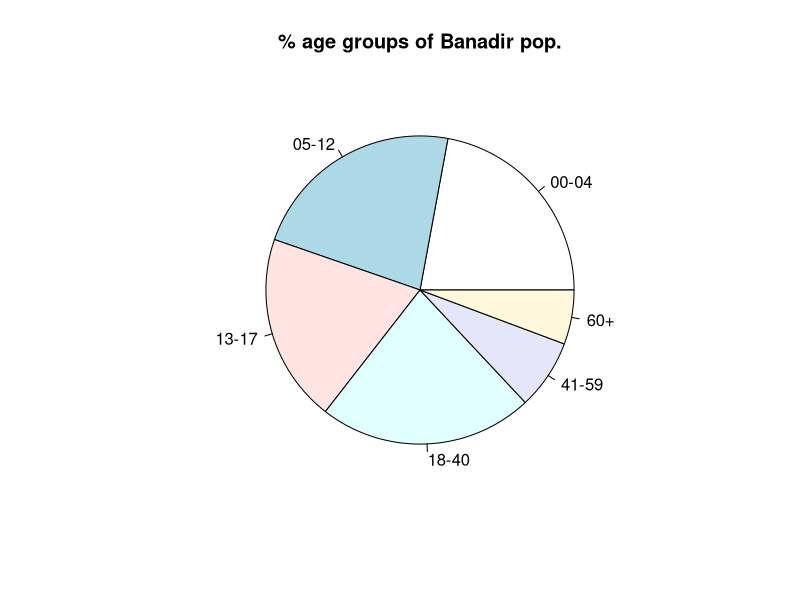
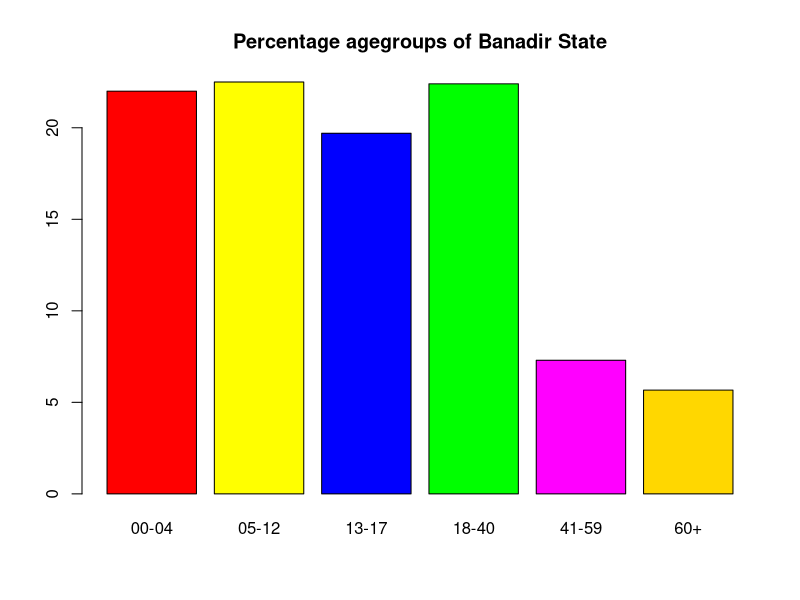
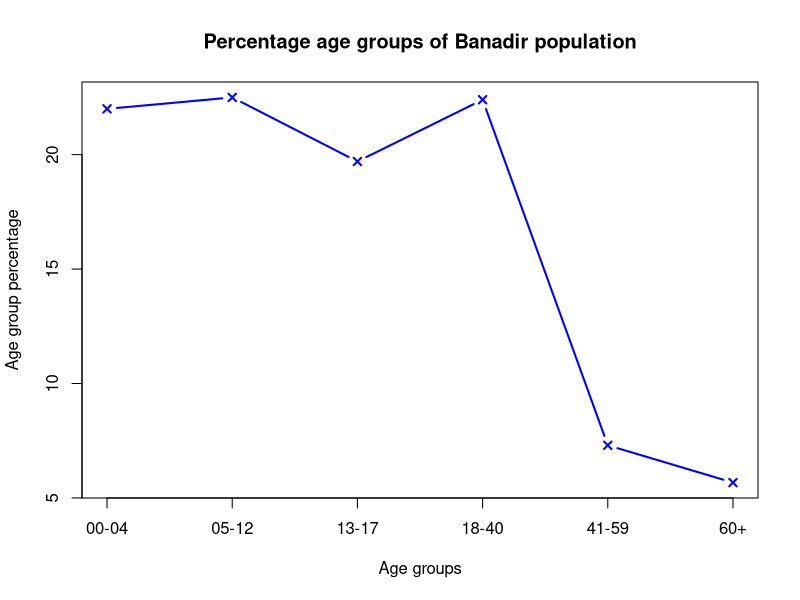
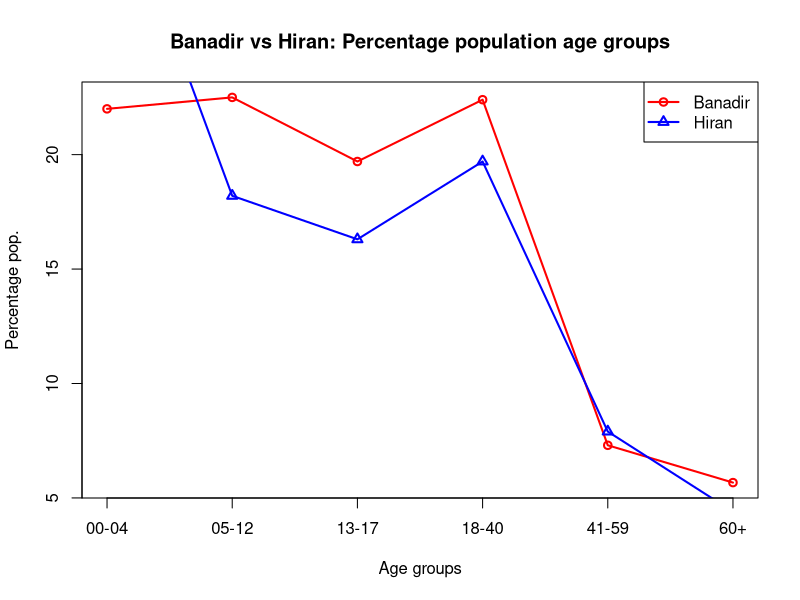
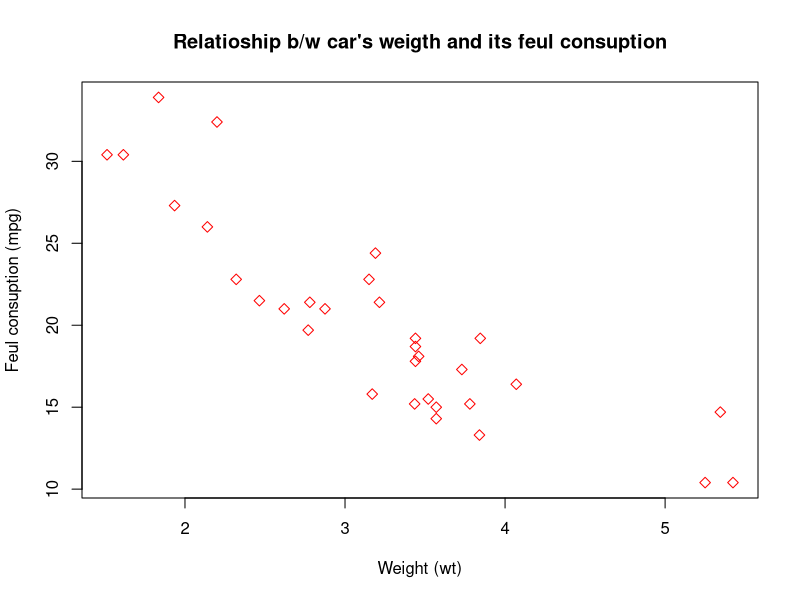
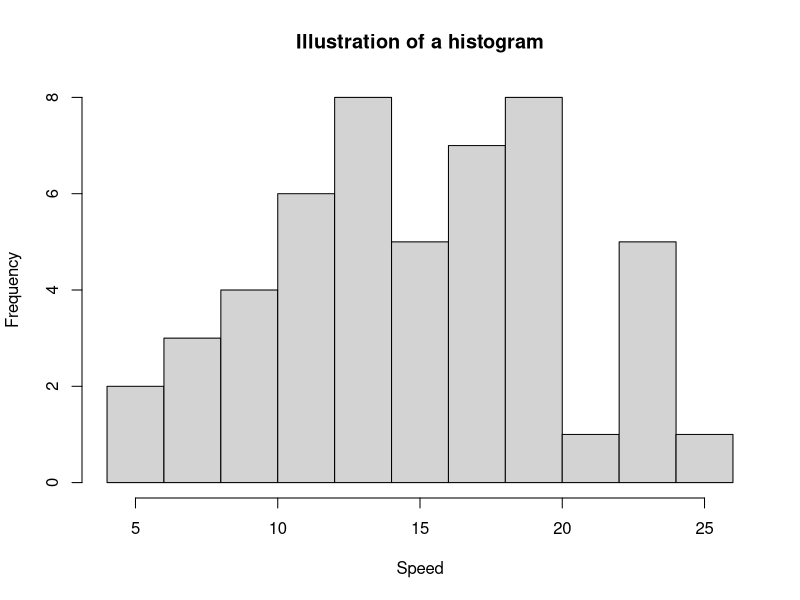
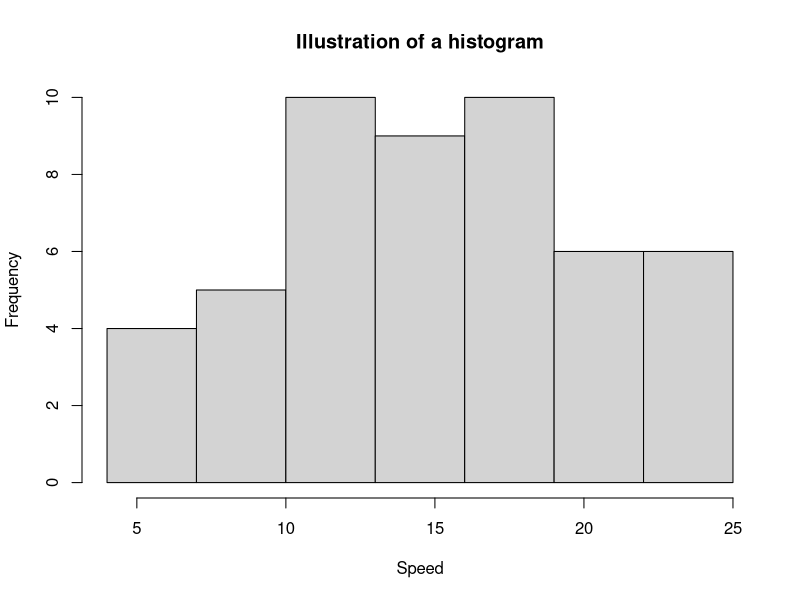
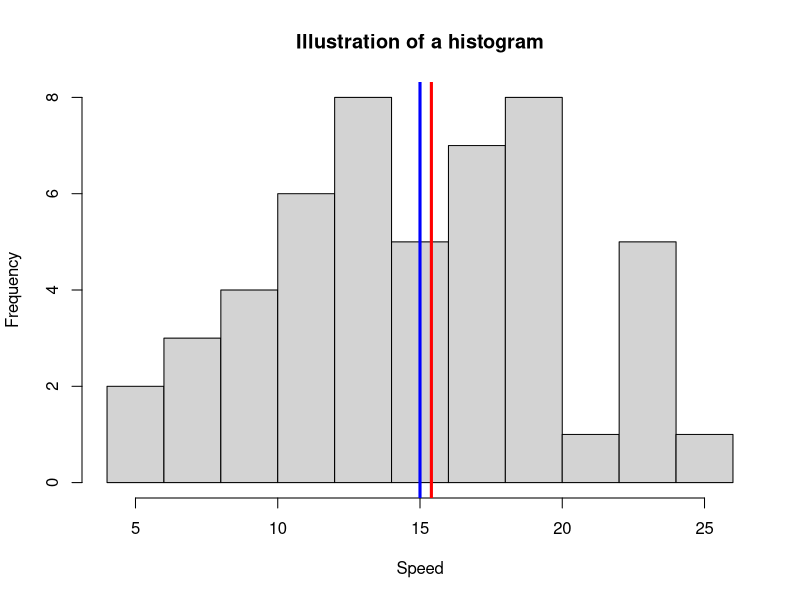

R code for these plots, in order:
## ---- chunk 1
knitr::opts_chunk$set(echo = TRUE)
## ---- chunk 2
# # source: https://data.humdata.org/group/som?ext_cod=1#dataset-filter-start
Percentage = c(22, 22.5,	19.7,	22.4,	7.3, 5.67)
Agegroups = c('00-04',	'05-12',	'13-17',	'18-40',	'41-59',	'60+')
pie(Percentage, Agegroups, main = '% age groups of Banadir pop.')
## ---- chunk 3
# source: https://data.humdata.org/group/som?ext_cod=1#dataset-filter-start
Percentage = c(22,	22.5,	19.7,	22.4,	7.3, 5.67)
Agegroups = c('00-04',	'05-12',	'13-17',	'18-40',	'41-59',	'60+')
col = c("red", "yellow", "blue", "green", "magenta", "gold")
barplot(Percentage, names.arg=Agegroups, col=col, main = 'Percentage agegroups of Banadir State')
## ---- chunk 4
Banadir = c(22,	22.5,	19.7,	22.4,	7.3, 5.67)
plot(Banadir, type="b", col='blue', lwd=2, xlab = 'Age groups', ylab = 'Age group percentage',
     pch=4, xaxt="none", main = 'Percentage age groups of Banadir population')
axis(side=1, at=1:6, labels=Agegroups)
## ---- chunk 5
# 1st line - Banadir age groups
Banadir = c(22,	22.5,	19.7,	22.4,	7.3, 5.67)
plot(Banadir, type="o", col="red", lwd=2, pch = 1, xlab = 'Age groups', ylab = 'Percentage pop.',
      main = 'Banadir vs Hiran: Percentage population age groups', xaxt="none")

# 2nd line - Hiran age groups
Hiran = c(33, 18.2,	16.3,	19.7,	7.9, 4.4)

lines(Hiran, type="o", col="blue", lwd=2, pch = 2)

# adding legend
legend("topright", legend=c("Banadir", "Hiran"),
       col=c("red", "blue"), lwd=2, pch = 1:2)

# adding x axis labels 
axis(side=1, at=1:6, labels=Agegroups)
## ---- chunk 6
plot(x=mtcars$wt, y=mtcars$mpg, xlab="Weight (wt)", ylab="Feul consuption (mpg)",
     main = "Relatioship b/w car's weigth and its feul consuption", col='red', pch = 5)
## ---- chunk 7
# we will use the cars dataset for this illustration 
hist(cars$speed, main="Illustration of a histogram", xlab="Speed", breaks=10)
## ---- chunk 8
# summary stats of the used data
summary(cars$speed)

# define breaks such that the lower range of the first bucket is  the minimum value,
# and the upper range of the last bucket is the maximum value,
# the "by" argument specifies the size of the range of each bucket
breaks = breaks = seq(min(cars$speed), max(cars$speed), by=3) 
hist(cars$speed, main="Illustration of a histogram", xlab="Speed", breaks=breaks)
## ---- chunk 9
# recreating the histogram 
hist(cars$speed, main="Illustration of a histogram", xlab="Speed", breaks=10)

# let us add veritcal lines indicating the five number summary
 abline(v = c(mean(cars$speed), median(cars$speed)), col = c("red", "blue"), lwd = 3)
## ---- chunk 10
boxplot(mpg ~ cyl, data=mtcars, xlab="Number of Cylinders",
   ylab="Miles Per Gallon", main = "Mileage Data", col='blue')
## ---- chunk 11
# Step 1 - open graphic device and create the file (working directory) 
png(file = "stoppingdistance.png")
# cars - R built-in data containg car speeds and distances to stop 

# Step 2 - create plot and send to file (no plot to appear on screen)
with(cars, plot(speed, dist))

# Step 3 - label and caption the chart on file 
title(main = " car speed vs distance it takes to stop") 

# Step 4 - Close the png file device
dev.off() 

# Now you can view the file 'temp_vs_wind.png' in your working directory
## ---- chunk 12
library(dplyr)
# viewing the mpg data structure
glimpse(ggplot2::mpg)
## ---- chunk 13
# viewing viewing the relationsship between displ and hwy
# aes(displ, hwy) or aes(x=displ, y=hwy)
suppressWarnings(library(ggplot2))
ggplot(data= mpg, mapping = aes(x=displ, y=hwy)) + 
  geom_point()
## ---- chunk 14
# adding a new property/variable informaiton to the plot
ggplot(data = mpg, mapping = aes(displ, hwy, colour = cyl)) + 
  geom_point()
## ---- chunk 15
# checking cyl uniqu values 
table (mpg$cyl)
## ---- chunk 16
mpg$cyl = as.factor(mpg$cyl) # first converting the cyl variable to a factor
ggplot(mpg, aes(displ, hwy, colour = class, shape = cyl)) + 
  geom_point()
## ---- chunk 17
# checking the cyl data type
table(mpg$class)
## ---- chunk 18
# checking the cyl data type
str(mpg)
## ---- chunk 19
# using the same variable for the different properties
ggplot(mpg, aes(displ, hwy, colour = cyl, shape=cyl)) + 
  geom_point()
## ---- chunk 20
# adding the a size attribute
library(ggplot2)
# aes(displ, hwy) or aes(x=displ, y=hwy)
ggplot(mtcars,aes(x=disp,y=hp,color=wt,size=mpg)) %+% 
  geom_point()
## ---- chunk 21
ggplot(data = mpg, mapping = aes(x = displ, y = hwy)) +
  # creating plot / mapping data 
  geom_point(col='blue') + # representing data with points
  facet_wrap(~ manufacturer) # faceting the plot by manufacturer var
## ---- chunk 22
# proportions by the manufacturer variable 
table(mpg$manufacturer)
## ---- chunk 23
ggplot(data = mpg) + ## creating the plot 
  geom_point(mapping = aes(x = displ, y = hwy), col='blue') + # adding data representation and mapping
  facet_grid(drv ~ cyl) # faceting the plot by drv and cyl variables 
## ---- chunk 24
# generating with disp-hwy scatter plot with grouping by the class var.
ggplot(data = mpg, mapping = aes(x = displ, y = hwy)) + 
  geom_point(mapping = aes(color = class)) + 
  geom_smooth() # adding smooth fited line 
## ---- chunk 25
ggplot(data = mpg) +
  geom_smooth(mapping = aes(x = displ, y = hwy, linetype=drv))
              
ggplot(data = mpg) +
  geom_smooth(mapping = aes(x = displ, y = hwy, group = drv))
    
ggplot(data = mpg) +
  geom_smooth(mapping = aes(x = displ, y = hwy, color = drv))
## ---- chunk 26
ggplot(data = mpg) +
  geom_smooth(mapping = aes(x = displ, y = hwy, color = drv)) +
  labs(x = "Car's engine size (in litres)", y = "Car's fuel efficiency on the highway",
       title = "Relationship b/w car's feul efficiency and its engine size", color='drivetrain type')
## ---- chunk 27
ggplot(data = mpg) + 
  geom_bar(mapping = aes(x = class, fill = drv)) +
  xlab('Type of cars') + ylab('Number of cars')
## ---- chunk 28
ggplot(data = mpg) + 
  geom_bar(mapping = aes(x = class, fill = drv)) +
  xlab('Type of cars') + ylab('Number of cars') +
  coord_flip() # flipping/switching the x/y cordinates
## ---- chunk 29
ggsave("final-plot.png", width=5, height=3)
